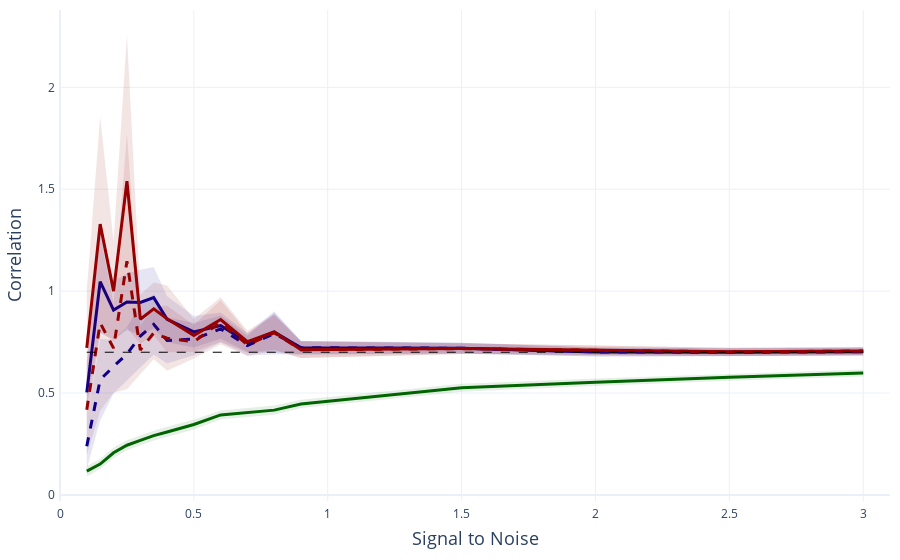

This figure's notebook cell:
### Markdown cell above
Now we can repeat the simulation.
>To get more reliable results the number of simulations should be increase to 10000.

### Code cell
# Define array of signal-to-noise ratio values
sig = np.array([0.1,0.15,0.2,0.25,0.3,0.35,0.4,0.5,0.6,0.7,0.8,0.9,1.5,2,2.5,3])
#sig = np.logspace(np.log(0.2),np.log(5),10)

# Repeat the simulation, add information to the dataframe
D = do_sim(0.7, n_sim=200, signal=sig, randseed=12)
D['noiseceil_nan'] = np.isnan(D.noiseCeil)
D['corr_corrected'] = D.r_naive / D.noiseCeil # Correction for noise ceiling 
D['corr_corrected_imp'] = D.corr_corrected
D.loc[np.isnan(D.corr_corrected), 'corr_corrected_imp'] = 0
D['cross_block_imp'] = D.cross_block
D.loc[np.isnan(D.cross_block), 'cross_block_imp'] = 0

# Group by signal-to-noise ratio levels
T = D.groupby("signal").apply(np.mean)
Tstd = D.groupby("signal").apply(np.std)
#display(T)

# Plot the figure
fig = plot_Figure3(D, T, Tstd)
#fig.update_layout(width=600, height=400)
fig.show()

### Figure 1 — Plotly figure (JSON) as saved in the notebook; plotly's stock layout.template omitted (floating-point values rounded to 4 significant figures)
{"data": [{"hovertemplate": "Naive Correlation<br>Mean: %{y:.2f}<br>%{text}", "line": {"color": "rgba(0, 100, 0, 1)", "width": 3}, "mode": "lines", "name": "", "showlegend": false, "text": ["Std: 0.19", "Std: 0.17", "Std: 0.18", "Std: 0.18", "Std: 0.17", "Std: 0.17", "Std: 0.18", "Std: 0.17", "Std: 0.16", "Std: 0.16", "Std: 0.16", "Std: 0.14", "Std: 0.14", "Std: 0.13", "Std: 0.12", "Std: 0.12"], "type": "scatter", "x": [0.1, 0.15, 0.2, 0.25, 0.3, 0.35, 0.4, 0.5, 0.6, 0.7, 0.8, 0.9, 1.5, 2, 2.5, 3], "y": [0.1168, 0.1512, 0.2066, 0.2436, 0.2671, 0.2907, 0.3089, 0.3456, 0.3923, 0.4048, 0.4159, 0.4463, 0.526, 0.5526, 0.5778, 0.5984]}, {"fill": "toself", "fillcolor": "rgba(0, 100, 0, 0.1)", "hoverinfo": "skip", "line": {"color": "rgba(255,255,255,0)"}, "showlegend": false, "type": "scatter", "x": [0.1, 0.15, 0.2, 0.25, 0.3, 0.35, 0.4, 0.5, 0.6, 0.7, 0.8, 0.9, 1.5, 2, 2.5, 3, 3, 2.5, 2, 1.5, 0.9, 0.8, 0.7, 0.6, 0.5, 0.4, 0.35, 0.3, 0.25, 0.2, 0.15, 0.1], "y": [0.1432, 0.1755, 0.2322, 0.2684, 0.2912, 0.3148, 0.3338, 0.3702, 0.4146, 0.4274, 0.4382, 0.4665, 0.5456, 0.5714, 0.595, 0.6158, 0.5811, 0.5607, 0.5337, 0.5065, 0.4261, 0.3936, 0.3821, 0.3701, 0.3209, 0.2841, 0.2667, 0.243, 0.2188, 0.181, 0.1269, 0.09045]}, {"hovertemplate": "Noise-ceiling (exclusion): <br>Mean: %{y:.2f}<br>%{text}", "line": {"color": "rgba(0, 0, 150, 1)", "width": 3}, "mode": "lines", "name": "", "showlegend": false, "text": ["Std: 1.09", "Std: 1.79", "Std: 1.01", "Std: 0.98", "Std: 1.13", "Std: 1.07", "Std: 0.80", "Std: 0.55", "Std: 0.46", "Std: 0.33", "Std: 0.72", "Std: 0.23", "Std: 0.19", "Std: 0.16", "Std: 0.14", "Std: 0.14"], "type": "scatter", "x": [0.1, 0.15, 0.2, 0.25, 0.3, 0.35, 0.4, 0.5, 0.6, 0.7, 0.8, 0.9, 1.5, 2, 2.5, 3], "y": [0.5027, 1.046, 0.9067, 0.947, 0.9446, 0.9678, 0.8615, 0.8001, 0.8308, 0.7473, 0.7995, 0.7221, 0.7198, 0.7016, 0.6998, 0.7024]}, {"fill": "toself", "fillcolor": "rgba(0, 0, 150, 0.1)", "hoverinfo": "skip", "line": {"color": "rgba(255,255,255,0)"}, "showlegend": false, "type": "scatter", "x": [0.1, 0.15, 0.2, 0.25, 0.3, 0.35, 0.4, 0.5, 0.6, 0.7, 0.8, 0.9, 1.5, 2, 2.5, 3, 3, 2.5, 2, 1.5, 0.9, 0.8, 0.7, 0.6, 0.5, 0.4, 0.35, 0.3, 0.25, 0.2, 0.15, 0.1], "y": [0.6572, 1.299, 1.049, 1.086, 1.105, 1.119, 0.9743, 0.8774, 0.8954, 0.7934, 0.9017, 0.7552, 0.746, 0.7236, 0.7198, 0.7218, 0.683, 0.6798, 0.6796, 0.6936, 0.689, 0.6973, 0.7012, 0.7663, 0.7227, 0.7486, 0.8168, 0.7845, 0.8078, 0.764, 0.7932, 0.3483]}, {"hovertemplate": "Noise-ceiling (imputation):<br>Mean: %{y:.2f}<br>%{text}", "line": {"color": "rgba(0, 0, 150, 1)", "dash": "dash", "width": 3}, "mode": "lines", "name": "", "showlegend": false, "text": ["Std: 0.79", "Std: 1.41", "Std: 0.94", "Std: 0.94", "Std: 1.09", "Std: 1.05", "Std: 0.80", "Std: 0.56", "Std: 0.47", "Std: 0.34", "Std: 0.72", "Std: 0.23", "Std: 0.19", "Std: 0.16", "Std: 0.14", "Std: 0.14"], "type": "scatter", "x": [0.1, 0.15, 0.2, 0.25, 0.3, 0.35, 0.4, 0.5, 0.6, 0.7, 0.8, 0.9, 1.5, 2, 2.5, 3], "y": [0.2388, 0.5649, 0.6302, 0.6913, 0.7793, 0.8372, 0.7581, 0.7641, 0.8142, 0.7324, 0.7915, 0.7221, 0.7198, 0.7016, 0.6998, 0.7024]}, {"fill": "toself", "fillcolor": "rgba(0, 0, 150, 0.1)", "hoverinfo": "skip", "line": {"color": "rgba(255,255,255,0)"}, "showlegend": false, "type": "scatter", "x": [0.1, 0.15, 0.2, 0.25, 0.3, 0.35, 0.4, 0.5, 0.6, 0.7, 0.8, 0.9, 1.5, 2, 2.5, 3, 3, 2.5, 2, 1.5, 0.9, 0.8, 0.7, 0.6, 0.5, 0.4, 0.35, 0.3, 0.25, 0.2, 0.15, 0.1], "y": [0.351, 0.7647, 0.763, 0.8243, 0.9334, 0.9852, 0.8711, 0.8432, 0.8802, 0.7804, 0.8938, 0.7552, 0.746, 0.7236, 0.7198, 0.7218, 0.683, 0.6798, 0.6796, 0.6936, 0.689, 0.6892, 0.6844, 0.7482, 0.6849, 0.6451, 0.6891, 0.6253, 0.5584, 0.4974, 0.365, 0.1266]}, {"hovertemplate": "Crossblock (exclusion):<br>Mean: %{y:.2f}<br>%{text}", "line": {"color": "rgba(150, 0, 0, 1)", "width": 3}, "mode": "lines", "name": "", "showlegend": false, "text": ["Std: 2.01", "Std: 3.74", "Std: 1.74", "Std: 5.09", "Std: 0.85", "Std: 0.91", "Std: 1.16", "Std: 0.57", "Std: 0.77", "Std: 0.38", "Std: 0.62", "Std: 0.29", "Std: 0.19", "Std: 0.16", "Std: 0.14", "Std: 0.14"], "type": "scatter", "x": [0.1, 0.15, 0.2, 0.25, 0.3, 0.35, 0.4, 0.5, 0.6, 0.7, 0.8, 0.9, 1.5, 2, 2.5, 3], "y": [0.721, 1.329, 1.0, 1.539, 0.862, 0.9129, 0.8637, 0.7827, 0.8604, 0.7515, 0.7995, 0.7123, 0.7178, 0.7113, 0.7019, 0.706]}, {"fill": "toself", "fillcolor": "rgba(150, 0, 0, 0.1)", "hoverinfo": "skip", "line": {"color": "rgba(255,255,255,0)"}, "showlegend": false, "type": "scatter", "x": [0.1, 0.15, 0.2, 0.25, 0.3, 0.35, 0.4, 0.5, 0.6, 0.7, 0.8, 0.9, 1.5, 2, 2.5, 3, 3, 2.5, 2, 1.5, 0.9, 0.8, 0.7, 0.6, 0.5, 0.4, 0.35, 0.3, 0.25, 0.2, 0.15, 0.1], "y": [1.005, 1.857, 1.246, 2.259, 0.9819, 1.042, 1.027, 0.8633, 0.9697, 0.8051, 0.887, 0.7535, 0.7445, 0.7342, 0.7216, 0.7254, 0.6866, 0.6821, 0.6883, 0.6911, 0.6712, 0.712, 0.698, 0.7511, 0.7022, 0.7001, 0.7837, 0.7421, 0.8194, 0.7539, 0.8004, 0.4365]}, {"hovertemplate": "Crossblock (imputation):<br>Mean: %{y:.2f}<br>%{text}", "line": {"color": "rgba(150, 0, 0, 1)", "dash": "dash", "width": 3}, "mode": "lines", "name": "", "showlegend": false, "text": ["Std: 1.57", "Std: 3.05", "Std: 1.54", "Std: 4.44", "Std: 0.84", "Std: 0.91", "Std: 1.12", "Std: 0.58", "Std: 0.77", "Std: 0.39", "Std: 0.62", "Std: 0.29", "Std: 0.19", "Std: 0.16", "Std: 0.14", "Std: 0.14"], "type": "scatter", "x": [0.1, 0.15, 0.2, 0.25, 0.3, 0.35, 0.4, 0.5, 0.6, 0.7, 0.8, 0.9, 1.5, 2, 2.5, 3], "y": [0.4182, 0.8438, 0.72, 1.147, 0.7112, 0.7942, 0.7687, 0.7514, 0.8475, 0.7365, 0.7955, 0.7123, 0.7178, 0.7113, 0.7019, 0.706]}, {"fill": "toself", "fillcolor": "rgba(150, 0, 0, 0.1)", "hoverinfo": "skip", "line": {"color": "rgba(255,255,255,0)"}, "showlegend": false, "type": "scatter", "x": [0.1, 0.15, 0.2, 0.25, 0.3, 0.35, 0.4, 0.5, 0.6, 0.7, 0.8, 0.9, 1.5, 2, 2.5, 3, 3, 2.5, 2, 1.5, 0.9, 0.8, 0.7, 0.6, 0.5, 0.4, 0.35, 0.3, 0.25, 0.2, 0.15, 0.1], "y": [0.6406, 1.275, 0.9383, 1.775, 0.8295, 0.9223, 0.9278, 0.8333, 0.957, 0.7916, 0.8832, 0.7535, 0.7445, 0.7342, 0.7216, 0.7254, 0.6866, 0.6821, 0.6883, 0.6911, 0.6712, 0.7078, 0.6814, 0.738, 0.6696, 0.6097, 0.6662, 0.5928, 0.5182, 0.5017, 0.4131, 0.1958]}, {"hovertemplate": "True correlation<br>%{y:.2f}", "line": {"color": "rgba(0, 0, 0, 1)", "dash": "dash", "width": 1}, "mode": "lines", "name": "", "showlegend": false, "text": ["Std: 0.00", "Std: 0.00", "Std: 0.00", "Std: 0.00", "Std: 0.00", "Std: 0.00", "Std: 0.00", "Std: 0.00", "Std: 0.00", "Std: 0.00", "Std: 0.00", "Std: 0.00", "Std: 0.00", "Std: 0.00", "Std: 0.00", "Std: 0.00"], "type": "scatter", "x": [0.1, 0.15, 0.2, 0.25, 0.3, 0.35, 0.4, 0.5, 0.6, 0.7, 0.8, 0.9, 1.5, 2, 2.5, 3], "y": [0.7, 0.7, 0.7, 0.7, 0.7, 0.7, 0.7, 0.7, 0.7, 0.7, 0.7, 0.7, 0.7, 0.7, 0.7, 0.7]}], "layout": {"autosize": true, "hovermode": "x", "margin": {"b": 10, "l": 10, "pad": 4, "r": 10, "t": 10}, "xaxis": {"range": [0, 3.1], "title": {"font": {"size": 18}, "text": "Signal to Noise"}}, "yaxis": {"title": {"font": {"size": 18}, "text": "Correlation"}}}}
